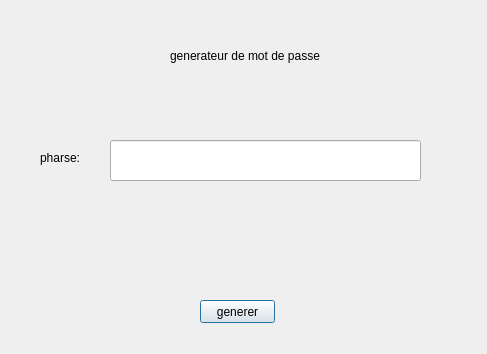
<?xml version="1.0" encoding="UTF-8"?>
<ui version="4.0">
 <class>dialog</class>
 <widget class="QDialog" name="dialog">
  <property name="geometry">
   <rect>
    <x>0</x>
    <y>0</y>
    <width>487</width>
    <height>354</height>
   </rect>
  </property>
  <property name="windowTitle">
   <string>Dialog</string>
  </property>
  <widget class="QPushButton" name="generer">
   <property name="geometry">
    <rect>
     <x>200</x>
     <y>300</y>
     <width>75</width>
     <height>23</height>
    </rect>
   </property>
   <property name="text">
    <string>generer</string>
   </property>
  </widget>
  <widget class="QLabel" name="label">
   <property name="geometry">
    <rect>
     <x>170</x>
     <y>30</y>
     <width>171</width>
     <height>51</height>
    </rect>
   </property>
   <property name="text">
    <string>generateur de mot de passe</string>
   </property>
  </widget>
  <widget class="QLabel" name="ph">
   <property name="geometry">
    <rect>
     <x>40</x>
     <y>150</y>
     <width>61</width>
     <height>16</height>
    </rect>
   </property>
   <property name="text">
    <string>pharse:</string>
   </property>
  </widget>
  <widget class="QLineEdit" name="phrase">
   <property name="geometry">
    <rect>
     <x>110</x>
     <y>140</y>
     <width>311</width>
     <height>41</height>
    </rect>
   </property>
  </widget>
  <widget class="QLabel" name="mes">
   <property name="geometry">
    <rect>
     <x>80</x>
     <y>220</y>
     <width>291</width>
     <height>41</height>
    </rect>
   </property>
   <property name="text">
    <string/>
   </property>
  </widget>
 </widget>
 <resources/>
 <connections/>
</ui>
